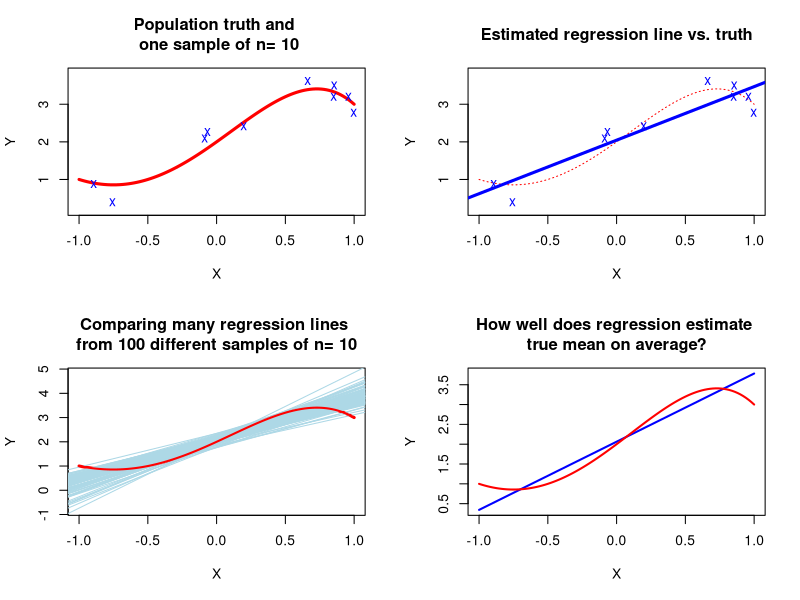
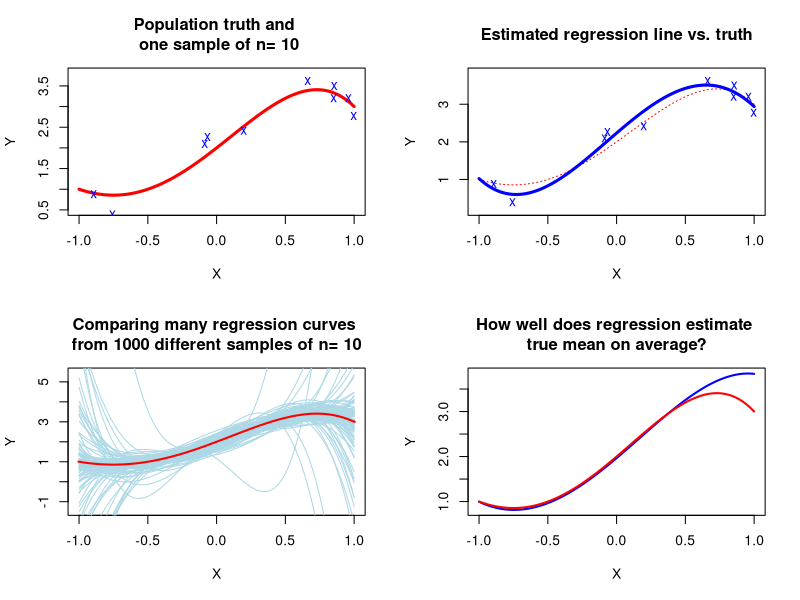

Here is the R script that generated these plots, in order:
#####################################################################
# Simulation of some properties of linear regression
#
# Demonstrating Bias and Variance for Linear Regression
#  What happens when the population is not a perfectly linear trend?
#  Examples of slightly nonlinear and highly nonlinear
# In exercises, change n, sigma and see what happens


# Set starting point for random number generation
set.seed(26891074)

# Start with a population:
# y = beta0 + beta1 x + beta2 x^2 + beta3 x^3 + beta4 x^4 + epsilon, epsilon~N(0,sigma^2)
#   Create the parameters of the population regression line
beta0 <- 2
beta1 <- 13 / 5
beta2 <- 8 / 15
beta3 <- -8 / 5
beta4 <- -8 / 15
sigma <- .3
n <- 10

x <- runif(n, min = -1, max = 1)
epsilon <- rnorm(n = n, mean = 0, sd = sigma)
y <- beta0 + beta1 * x + beta2 * x^2 + beta3 * x^3 + beta4 * x^4 + epsilon

par(mfrow = c(2, 2))

# Plot this line
curve(
  expr = beta0 + beta1 * x + beta2 * x^2 + beta3 * x^3 + beta4 * x^4, from = -1, to = 1,
  ylim = c(min(y) - .2, max(y) + .2),
  col = "red", lwd = 3, xlab = "X", ylab = "Y",
  main = paste("Population truth and \n one sample of n=", n)
)
points(x = x, y = y, pch = "x", col = "blue")


#####
# Add sampled points and an estimated regression line
curve(
  expr = beta0 + beta1 * x + beta2 * x^2 + beta3 * x^3 + beta4 * x^4, from = -1, to = 1,
  ylim = c(min(y) - .2, max(y) + .2), # c(0.5,3.8),
  col = "red", lwd = 1, xlab = "X", ylab = "Y", lty = "dotted",
  main = paste("Estimated regression line vs. truth")
)
#####
points(x = x, y = y, pch = "x", col = "blue")
# Estimating the regression line
mod1 <- lm(y ~ x)
abline(mod1, col = "blue", lwd = 3)

####################################
# Evaluate the regression process
# Repeat for 100 samples

curve(
  expr = beta0 + beta1 * x + beta2 * x^2 + beta3 * x^3 + beta4 * x^4, from = -1, to = 1,
  ylim = c(min(y) - 4 * sigma, max(y) + 4 * sigma), # c(0.5,3.8),
  col = "red", lwd = 3, xlab = "X", ylab = "Y",
  main = paste("Comparing many regression lines \nfrom 100 different samples of n=", n)
)
#####

betas <- matrix(NA, nrow = 100, ncol = 2)

for (jj in 1:100) {
  x <- runif(n = n, min = -1, max = 1)
  epsilon <- rnorm(n = n, mean = 0, sd = sigma)
  y <- beta0 + beta1 * x + beta2 * x^2 + beta3 * x^3 + beta4 * x^4 + epsilon
  mod <- lm(y ~ x)
  betas[jj, ] <- coef(mod)
  abline(mod, col = "lightblue")
}

curve(
  expr = beta0 + beta1 * x + beta2 * x^2 + beta3 * x^3 + beta4 * x^4, from = -1, to = 1,
  col = "red", lwd = 2, add = TRUE
)

###############################
# Focus on the comparison between true mean and average regression

curve(
  expr = mean(betas[, 1]) + mean(betas[, 2]) * x, from = -1, to = 1,
  col = "blue", lwd = 2, xlab = "X", ylab = "Y",
  main = paste("How well does regression estimate \ntrue mean on average?")
)
curve(
  expr = beta0 + beta1 * x + beta2 * x^2 + beta3 * x^3 + beta4 * x^4, from = -1, to = 1,
  col = "red", lwd = 2, add = TRUE
)


# curve(expr=mean(betas[,1]) + mean(betas[,2])*x, from=-1, to=1,
#      col="blue", lwd=2, xlab="X", ylab="Y",
#      main=paste("Bias: how well does a straight line fit a curve?"))
# curve(expr=beta0 + beta1*x + beta2*x^2 + beta3*x^3 + beta4*x^4, from=-1, to=1,
#      col="red", lwd=2, add=TRUE)

##################################################################################
##################################################################################
##################################################################################
# What if I fit the right model? Fitting quartic

# Start with a population:
# y = beta0 + beta1 x + beta2 x^2 + beta3 x^3  + beta4*x^4+ epsilon, epsilon~N(0,sigma^2)
#   Create the parameters of the population regression line
set.seed(26891074)

x <- runif(n, min = -1, max = 1)
epsilon <- rnorm(n = n, mean = 0, sd = sigma)
y <- beta0 + beta1 * x + beta2 * x^2 + beta3 * x^3 + beta4 * x^4 + epsilon


par(mfrow = c(2, 2))

# Plot this line
curve(
  expr = beta0 + beta1 * x + beta2 * x^2 + beta3 * x^3 + beta4 * x^4, from = -1, to = 1,
  ylim = c(0.5, 3.8),
  col = "red", lwd = 3, xlab = "X", ylab = "Y",
  main = paste("Population truth and \n one sample of n=", n)
)
points(x = x, y = y, pch = "x", col = "blue")


#####
# Add sampled points and an estimated regression CURVE
curve(
  expr = beta0 + beta1 * x + beta2 * x^2 + beta3 * x^3 + beta4 * x^4, from = -1, to = 1,
  ylim = c(min(y) - .2, max(y) + .2), # c(0.5,3.8),
  col = "red", lwd = 1, xlab = "X", ylab = "Y", lty = "dotted",
  main = paste("Estimated regression line vs. truth")
)
#####
points(x = x, y = y, pch = "x", col = "blue")
######
# Estimating the regression line
mod <- lm(y ~ x + I(x^2) + I(x^3) + I(x^4))
# abline(mod1, col="brown", lwd=2)
predfun <- function(x) {
  predict(mod, data.frame(x))
}
curve(expr = predfun, col = "blue", lwd = 3, add = TRUE)

####################################
# Evaluate the regression process
# Repeat for 100 samples

curve(
  expr = beta0 + beta1 * x + beta2 * x^2 + beta3 * x^3 + beta4 * x^4, from = -1, to = 1,
  ylim = c(min(y) - 6 * sigma, max(y) + 6 * sigma), # c(0.5,3.8),
  col = "red", lwd = 3, xlab = "X", ylab = "Y",
  main = paste("Comparing many regression curves \nfrom 1000 different samples of n=", n)
)
#####

betas <- matrix(NA, nrow = 100, ncol = 5)

for (jj in 1:100) {
  x <- runif(n = n, min = -1, max = 1)
  epsilon <- rnorm(n = n, mean = 0, sd = sigma)
  y <- beta0 + beta1 * x + beta2 * x^2 + beta3 * x^3 + beta4 * x^4 + epsilon
  mod <- lm(y ~ x + I(x^2) + I(x^3) + I(x^4))
  betas[jj, ] <- coef(mod)
  curve(expr = predfun, col = "lightblue", add = TRUE)
}

curve(
  expr = beta0 + beta1 * x + beta2 * x^2 + beta3 * x^3 + beta4 * x^4, from = -1, to = 1,
  col = "red", lwd = 2, add = TRUE
)

###############################
# Focus on the comparison between true mean and average regression

avbet <- apply(betas, 2, mean)

curve(
  expr = avbet[1] + avbet[2] * x + avbet[3] * x^2 + avbet[4] * x^3 + avbet[5] * x^4, from = -1, to = 1,
  col = "blue", lwd = 2, xlab = "X", ylab = "Y",
  main = paste("How well does regression estimate \ntrue mean on average?")
)
curve(
  expr = beta0 + beta1 * x + beta2 * x^2 + beta3 * x^3 + beta4 * x^4, from = -1, to = 1,
  col = "red", lwd = 2, add = TRUE
)



# avbet = apply(betas, 2, mean)

# curve(expr=avbet[1] + avbet[2]*x + avbet[3]*x^2 + avbet[4]*x^3 + avbet[5]*x^4, from=-1, to=1,
#      col="blue", lwd=2, xlab="X", ylab="Y",
#      main=paste("Bias might be reduced if we fit a better model"))
# curve(expr=beta0 + beta1*x + beta2*x^2 + beta3*x^3 + beta4*x^4, from=-1, to=1,
#      col="red", lwd=2, add=TRUE)



#
